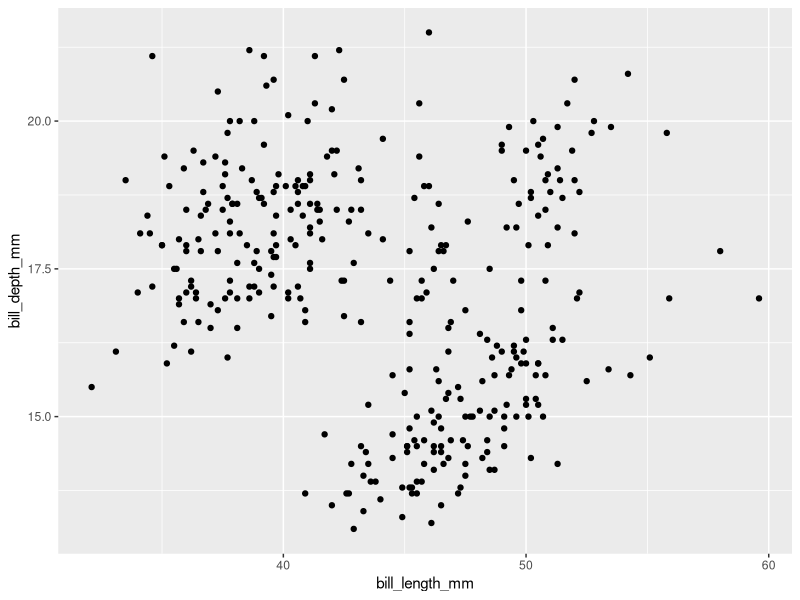
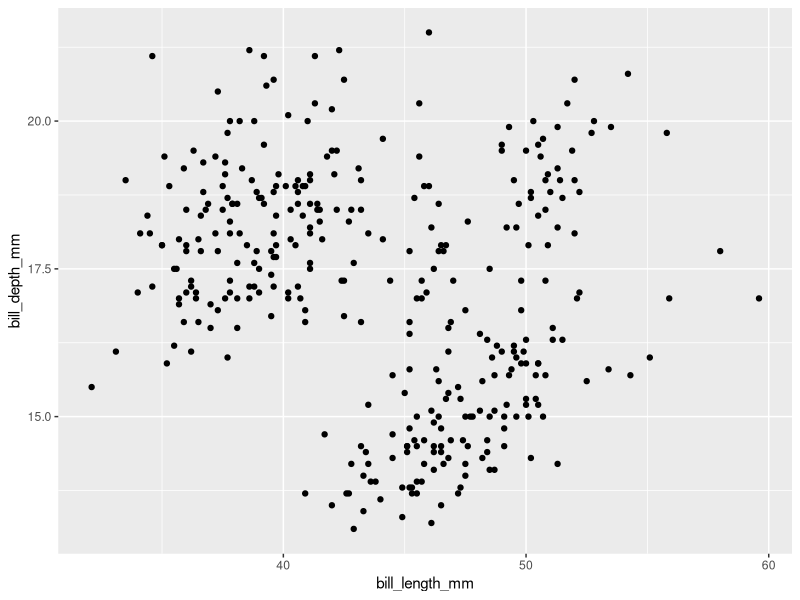
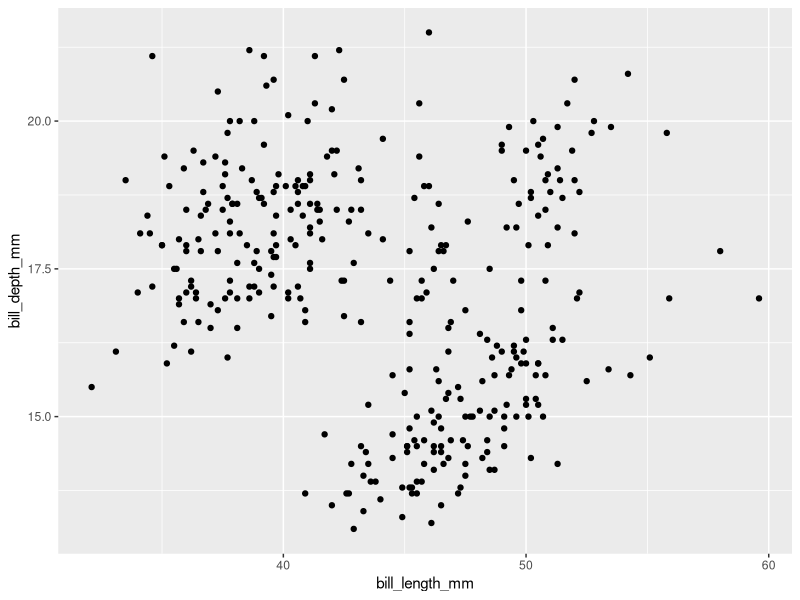
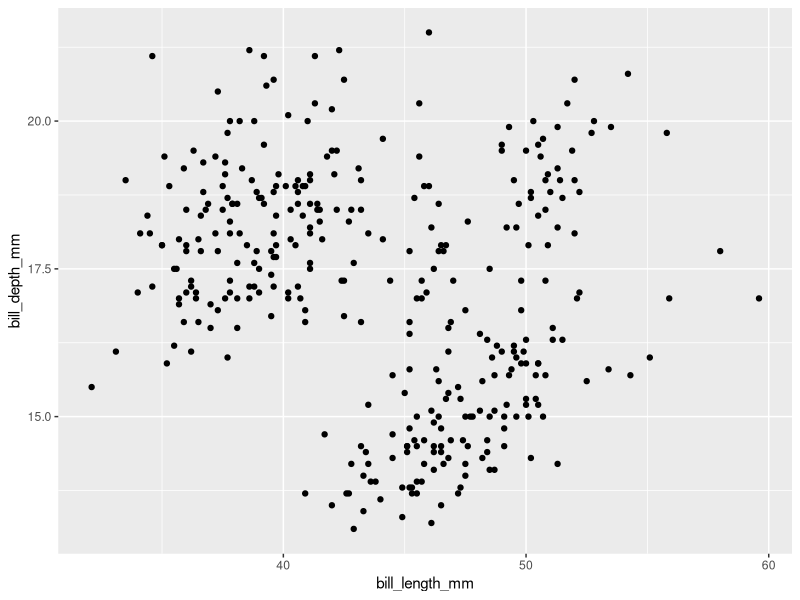
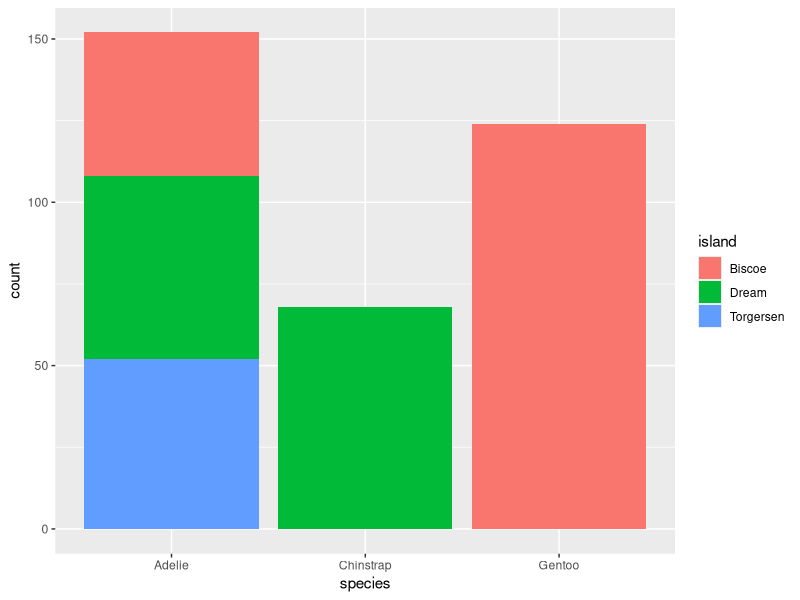
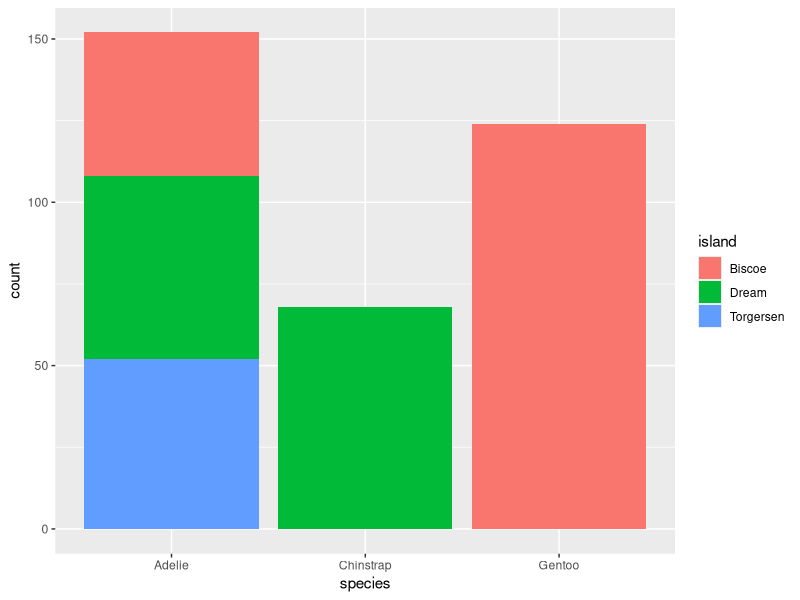
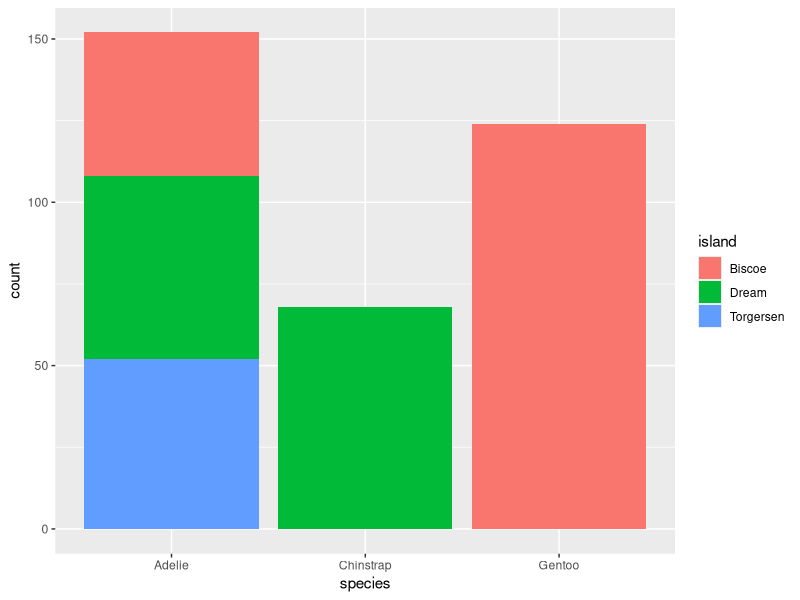
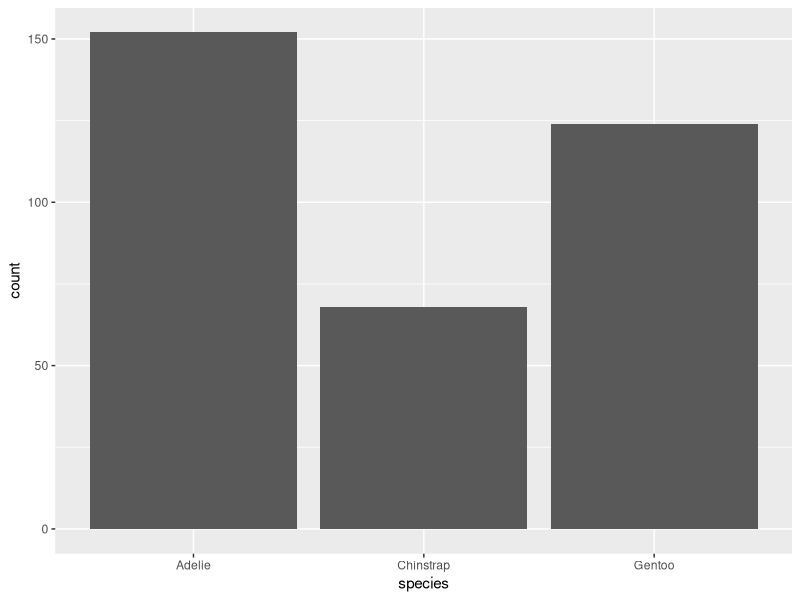

R code for these plots, in order:
## ---- chunk 1
#| eval: true
#| echo: true
#| message: false
#| warning: false
# load packages ----
library(tidyverse)
library(palmerpenguins)
## ---- chunk 2
# create some untidy temperature data ----
temp_data_wide <- tribble(
  ~date, ~station1, ~station2,  ~station3,
  "2023-10-01", 30.1, 29.8,  31.2,
  "2023-11-01", 28.6, 29.1,  33.4,
  "2023-12-01", 29.9, 28.5,  32.3
)

# print it out ----
print(temp_data_wide)
## ---- chunk 3
# convert data from wide > long ----
temp_data_long <- temp_data_wide |> 
  pivot_longer(cols = starts_with("station"),
               names_to = "station_id",
               values_to = "temp_c")

# print it out ----
print(temp_data_long)
## ---- chunk 4
#| warning: false
#..........scatter plot with custom categorical colors...........
## ---- chunk 5
#| warning: false
#...........scatter plot with custom continuous colors...........
ggplot(penguins, aes(x = bill_length_mm, y = bill_depth_mm)) + 
  geom_point()
## ---- chunk 6
#| warning: false
#................scatter plot with all blue points...............
ggplot(penguins, aes(x = bill_length_mm, y = bill_depth_mm)) + 
  geom_point()
## ---- chunk 7
#| warning: false
#| message: false
#..............create a separate penguins_summary df.............
penguins_summary <- penguins |>
  drop_na() |> 
  group_by(species) |> 
  summarize(
    mean_bill_length_mm = mean(bill_length_mm),
    mean_bill_depth_mm = mean(bill_depth_mm)
  )

#..........create ggplot with layers from different dfs..........
## ---- chunk 8
#| warning: false
#| message: false
#.............scatterplot with lms fitted to species.............
ggplot(penguins, aes(x = bill_length_mm, y = bill_depth_mm)) +
  geom_point()
## ---- chunk 9
#| warning: false
#| message: false
#..........scatterplot with lm fitted to entire data set.........
ggplot(penguins, aes(x = bill_length_mm, y = bill_depth_mm)) +
  geom_point()
## ---- chunk 10
#| warning: false
#........filter for Gentoo penguins, then pipe into ggplot.......
## ---- chunk 11
#| warning: false
#...................bar plot with default stat...................
## ---- chunk 12
#| warning: false

#........................new summarized df.......................
penguin_summary <- penguins |> 
  count(species) 

#..create bar heights based on `identity` of values in `n` col...
## ---- chunk 13
#| warning: false
#........................default position........................
## ---- chunk 14
#| warning: false
#..........................position fill.........................
ggplot(penguins, aes(x = species, fill = island)) +
  geom_bar() 
## ---- chunk 15
#| warning: false
#.........................position dodge.........................
ggplot(penguins, aes(x = species, fill = island)) +
  geom_bar() 
## ---- chunk 16
#| warning: false
#.......................position functions.......................
ggplot(penguins, aes(x = species, fill = island)) +
  geom_bar() 
## ---- chunk 17
#| warning: false
#....................default coordinate system...................
ggplot(penguins, aes(x = species)) +
  geom_bar()
## ---- chunk 18
#| warning: false
#............................flip axes...........................
ggplot(penguins, aes(x = species)) +
  geom_bar()
## ---- chunk 19
#| warning: false
#........................polar coordinates.......................
ggplot(penguins, aes(x = species)) +
  geom_bar()
## ---- chunk 20
#| warning: false
#..................premade theme + custom theme..................
ggplot(penguins, aes(x = species)) +
  geom_bar()
## ---- chunk 21
#| warning: false
#| message: false
#......................labels & facet wrap.......................
